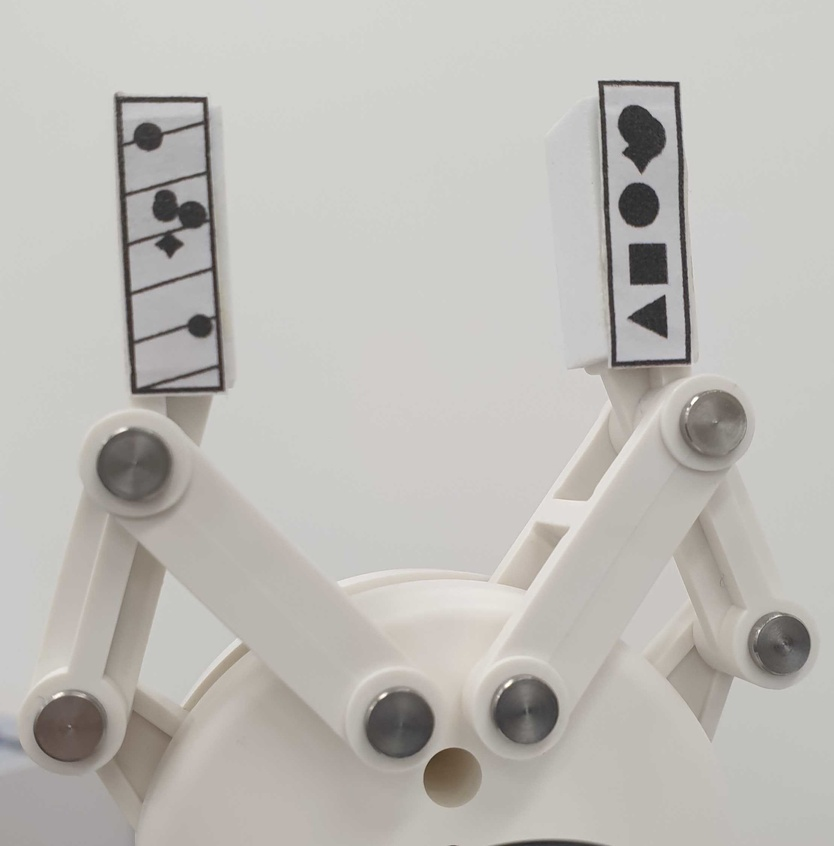
#> input picture cook_planner/cook_manager/cookM/src/mycobot_280/cookM/cookGPT/20250429_145138.jpg, 834 x 846 px, shrunk from 2216 x 2250 before the run
$ python ORB_fast.py
#> lines starting #> are read from the running program, lines starting #| are printed output that depends on the picture; after the words box and inside, x2 and y2 are one past the last pixel; in counts of white or black regions, pixels touching at a corner belong together
import cv2 as cv
import numpy as np
import time
from concurrent.futures import ThreadPoolExecutor
import matplotlib.pyplot as plt


def detect_box_coordinates_orb_with_scene(template_path, kp_scene, des_scene, scene_img_gray):
    template = cv.imread(template_path, cv.IMREAD_GRAYSCALE)
    if template is None or des_scene is None:
        print(f"템플릿 로딩 실패: {template_path}")
        return None

    orb = cv.ORB_create(nfeatures=500 , scaleFactor=1.2, nlevels=4)
    kp_template, des_template = orb.detectAndCompute(template, None)
    if des_template is None:
        return None

    bf = cv.BFMatcher(cv.NORM_HAMMING, crossCheck=True)
    matches = bf.match(des_template, des_scene)
    if len(matches) < 4:
        return None

    matches = sorted(matches, key=lambda x: x.distance)
    min_dist = matches[0].distance
    good = [m for m in matches if m.distance < 3 * min_dist]

    if len(good) >= 4:
        src_pts = np.float32([kp_template[m.queryIdx].pt for m in good]).reshape(-1, 1, 2)
        dst_pts = np.float32([kp_scene[m.trainIdx].pt for m in good]).reshape(-1, 1, 2)

        M, mask = cv.findHomography(src_pts, dst_pts, cv.RANSAC, 5.0)
        if M is not None:
            h, w = template.shape
            box = np.float32([[0,0], [0,h-1], [w-1,h-1], [w-1,0]]).reshape(-1, 1, 2)
            dst = cv.perspectiveTransform(box, M)
            return dst
    return None

#메인 실행
scene_color = cv.imread('20250429_145138.jpg')
#> scene_color is the input picture: shape (846, 834, 3); mean B, G, R 182.4, 187.3, 189.2
scene_gray = cv.cvtColor(scene_color, cv.COLOR_BGR2GRAY)

#scene 이미지에서 keypoints 한 번만 계산
orb = cv.ORB_create(nfeatures=500 , scaleFactor=1.2, nlevels=4)
kp_scene, des_scene = orb.detectAndCompute(scene_gray, None)
#> kp_scene = 500 keypoints; strongest (x, y, size): (599, 82, 44.6), (677, 84, 44.6), (598, 82, 31), (678, 83, 31)

start = time.perf_counter()

#병렬 처리로 두 템플릿 매칭
with ThreadPoolExecutor(max_workers=2) as executor:
    future_A = executor.submit(detect_box_coordinates_orb_with_scene, '20250429_162839.jpg', kp_scene, des_scene, scene_gray)
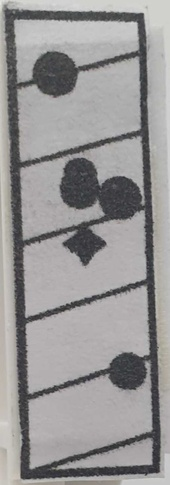
#> input picture cook_planner/cook_manager/cookM/src/mycobot_280/cookM/cookGPT/20250429_162839.jpg, 170 x 485 px, shrunk from 451 x 1289 before the run
#> in detect_box_coordinates_orb_with_scene, `kp_template, des_template = orb.detectAndCompute(template, None)`: kp_template = 383 keypoints; strongest (x, y, size): (85, 263, 53.6), (105, 243, 31), (63, 243, 44.6), (100, 183, 31)
#> in detect_box_coordinates_orb_with_scene, `matches = bf.match(des_template, des_scene)`: matches = 98 matches
#> in detect_box_coordinates_orb_with_scene, `matches = bf.match(des_template, des_scene)`:
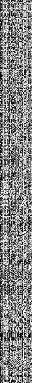
#> des_template: shape (383, 32); min 0, max 255, mean 131.8
#> in detect_box_coordinates_orb_with_scene, `min_dist = matches[0].distance`: min_dist = 5
#> in detect_box_coordinates_orb_with_scene, `good = [m for m in matches if m.distance < 3 * min_dist]`: good = 3 matches
    future_B = executor.submit(detect_box_coordinates_orb_with_scene, '20250429_162938.jpg', kp_scene, des_scene, scene_gray)
#> call 2 of detect_box_coordinates_orb_with_scene, with template_path = '20250429_162938.jpg'
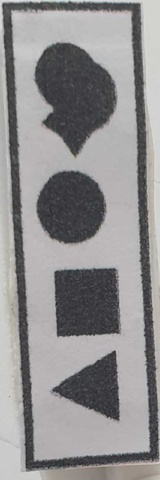
#> input picture cook_planner/cook_manager/cookM/src/mycobot_280/cookM/cookGPT/20250429_162938.jpg, 160 x 480 px, shrunk from 425 x 1276 before the run
#> in detect_box_coordinates_orb_with_scene (call 2), `kp_template, des_template = orb.detectAndCompute(template, None)`: kp_template = 269 keypoints; strongest (x, y, size): (114, 351, 31), (113, 352, 37.2), (56, 272, 44.6), (58, 334, 44.6)
#> in detect_box_coordinates_orb_with_scene (call 2), `matches = bf.match(des_template, des_scene)`: matches = 57 matches
#> in detect_box_coordinates_orb_with_scene (call 2), `matches = bf.match(des_template, des_scene)`:
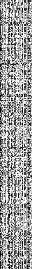
#> des_template: shape (269, 32); min 0, max 255, mean 156
#> in detect_box_coordinates_orb_with_scene (call 2), `min_dist = matches[0].distance`: min_dist = 10
#> in detect_box_coordinates_orb_with_scene (call 2), `good = [m for m in matches if m.distance < 3 * min_dist]`: good = 10 matches
#> in detect_box_coordinates_orb_with_scene (call 2), `src_pts = np.float32([kp_template[m.queryIdx].pt for m in good]).resha..`: src_pts = [[74.3, 153.8], [53.28, 388.8], [53.57, 390.5], [93.31, 60.48], [113.8, 269.3], [118, 419], [113.8, 351.4], [105.4, 121], [55.3, 271.3], [58.75, 333.5]]
#> in detect_box_coordinates_orb_with_scene (call 2), `dst_pts = np.float32([kp_scene[m.trainIdx].pt for m in good]).reshape(..`: dst_pts = [[641, 172], [629, 317], [628.8, 316.8], [652, 116], [664, 244], [666, 336], [664, 296], [660, 153], [630, 245], [631, 283]]
#> in detect_box_coordinates_orb_with_scene (call 2), `M, mask = cv.findHomography(src_pts, dst_pts, cv.RANSAC, 5.0)`: M = [[0.578, 0.00922, 597.7], [0.0181, 0.62, 76.29], [-1.35e-05, 1.65e-05, 1]]; mask = [1, 1, 1, 1, 1, 1, 1, 1, 1, 1]
#> in detect_box_coordinates_orb_with_scene (call 2), `dst = cv.perspectiveTransform(box, M)`: dst = [[597.7, 76.29], [597.4, 370.3], [690.1, 374], [691.1, 79.35]]
    dst_A = future_A.result()
    dst_B = future_B.result()
#> dst_B has the same summary as dst in detect_box_coordinates_orb_with_scene

end = time.perf_counter()
print(f"\nORB 병렬 검출 시간: {end - start:.4f}초")

# 시각화
if dst_A is not None:
    scene_color = cv.polylines(scene_color, [np.int32(dst_A)], True, (0,255,0), 5, cv.LINE_AA)
if dst_B is not None:
    scene_color = cv.polylines(scene_color, [np.int32(dst_B)], True, (255,0,0), 5, cv.LINE_AA)
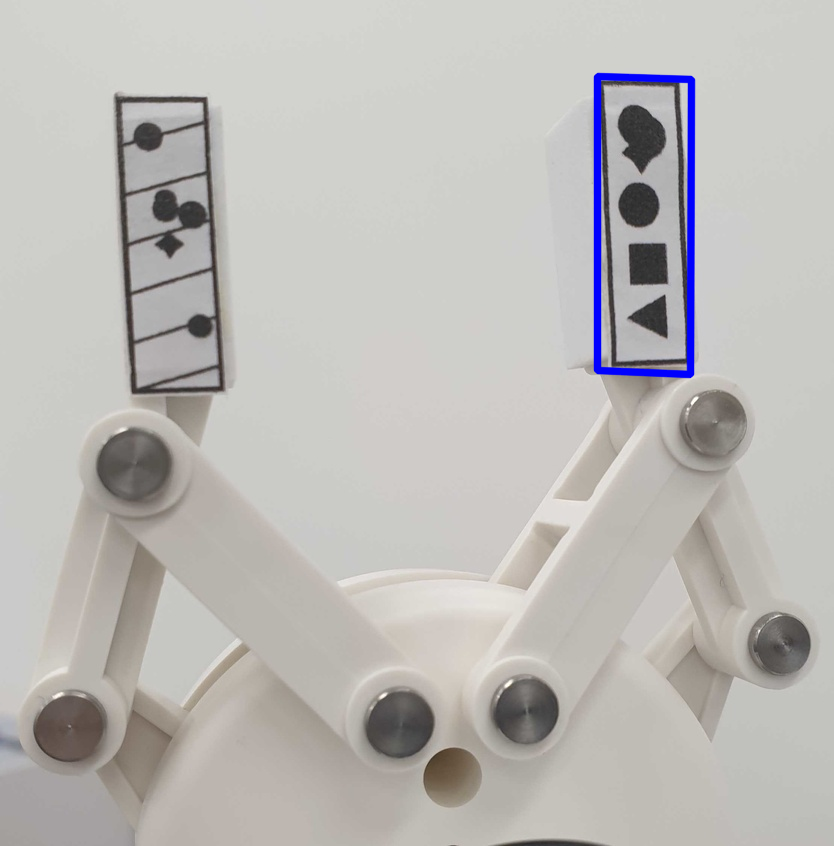
#> scene_color: shape (846, 834, 3); 0.99% of pixels changed, all inside (x1, y1, x2, y2) = (593, 72, 696, 379)

# [5 lines of commented-out code are left out]
